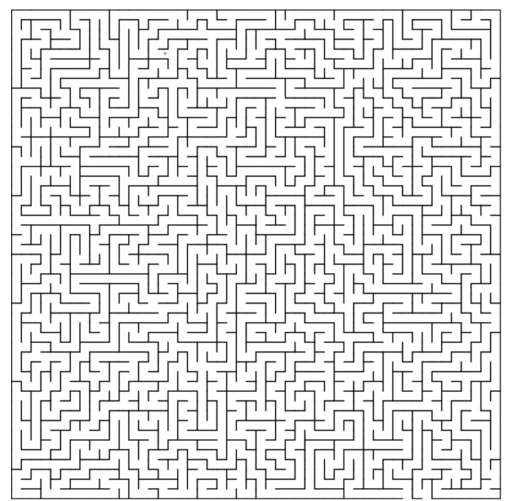
#> input picture path/maze2.jpg, 1048 x 1001 px, found by its file name (shown at 1/2 size)
$ python maze5.py
#> lines starting #> are read from the running program, lines starting #| are printed output that depends on the picture; after the words box and inside, x2 and y2 are one past the last pixel; in counts of white or black regions, pixels touching at a corner belong together; long printed decimals are rounded
import matplotlib.pyplot as plt
import numpy as np
import pandas as pd
from skimage.morphology import skeletonize
import cv2
import time
import heapq
from concurrent.futures import ThreadPoolExecutor
from dataclasses import dataclass
from typing import List, Tuple, Dict, Set
import threading
from queue import PriorityQueue
from collections import defaultdict


@dataclass
class Node:
    x: int
    y: int
    g_cost: float = float('inf')
    h_cost: float = 0
    f_cost: float = float('inf')
    parent: 'Node' = None

class FibonacciHeap:
    def __init__(self):
        self.heap = []

    def push(self, priority, item):
        heapq.heappush(self.heap, (priority, item))

    def pop(self):
        return heapq.heappop(self.heap)[1]

    def empty(self):
        return len(self.heap) == 0


class OptiPathX:
    def __init__(self, maze_map, num_partitions=4):
        self.maze = maze_map
        self.height, self.width = maze_map.shape
        self.num_partitions = num_partitions
        self.partitions = self._create_partitions()
        self.contracted_graphs = self._create_contracted_graphs()

    def _create_partitions(self) -> List[np.ndarray]:
        """Divide maze into partitions for parallel processing"""
        partitions = []
        h_split = self.height // 2
        w_split = self.width // 2

        # Create 4 partitions
        partitions = [
            self.maze[:h_split, :w_split],
            self.maze[:h_split, w_split:],
            self.maze[h_split:, :w_split],
            self.maze[h_split:, w_split:]
        ]
        return partitions

    def _create_contracted_graphs(self) -> List[Dict]:
        """Create contracted hierarchies for each partition"""
        contracted_graphs = []
        for partition in self.partitions:
            # Create boundary nodes for partition
            boundary_nodes = self._find_boundary_nodes(partition)
            # Create contracted graph with important nodes
            contracted = self._contract_graph(partition, boundary_nodes)
            contracted_graphs.append(contracted)
        return contracted_graphs

    def _find_boundary_nodes(self, partition) -> Set[Tuple[int, int]]:
        """Find nodes at partition boundaries"""
        h, w = partition.shape
        boundary_nodes = set()

        # Add nodes at partition edges
        for i in range(h):
            if not partition[i, 0]:
                boundary_nodes.add((i, 0))
            if not partition[i, w-1]:
                boundary_nodes.add((i, w-1))

        for j in range(w):
            if not partition[0, j]:
                boundary_nodes.add((0, j))
            if not partition[h-1, j]:
                boundary_nodes.add((h-1, j))

        return boundary_nodes

    def _contract_graph(self, partition, boundary_nodes) -> Dict:
        """Contract partition graph keeping important nodes"""
        contracted = defaultdict(list)
        for node in boundary_nodes:
            # Find connections to other boundary nodes
            connections = self._find_connections(partition, node, boundary_nodes)
            contracted[node] = connections
        return contracted

    def _find_connections(self, partition, start, boundary_nodes) -> List[Tuple[Tuple[int, int], float]]:
        """Find connections between boundary nodes using modified Dijkstra"""
        connections = []
        distances = defaultdict(lambda: float('inf'))
        distances[start] = 0
        pq = [(0, start)]
        visited = set()

        while pq:
            dist, current = heapq.heappop(pq)
            if current in visited:
                continue

            visited.add(current)
            if current in boundary_nodes and current != start:
                connections.append((current, dist))

            for dx, dy in [(0,1), (1,0), (0,-1), (-1,0)]:
                next_x = current[0] + dx
                next_y = current[1] + dy
                if (0 <= next_x < partition.shape[0] and
                    0 <= next_y < partition.shape[1] and
                    not partition[next_x, next_y] and
                    0 <= next_x < 1000 and 0 <= next_y < 1000):  # Boundary check
                    new_dist = dist + 1
                    if new_dist < distances[(next_x, next_y)]:
                        distances[(next_x, next_y)] = new_dist
                        heapq.heappush(pq, (new_dist, (next_x, next_y)))

        return connections

    def _manhattan_distance(self, p1: Tuple[int, int], p2: Tuple[int, int]) -> float:
        return abs(p1[0] - p2[0]) + abs(p1[1] - p2[1])

    def _euclidean_distance(self, p1: Tuple[int, int], p2: Tuple[int, int]) -> float:
        return np.sqrt((p1[0] - p2[0])**2 + (p1[1] - p2[1])**2)

    def _bidirectional_search(self, start: Tuple[int, int], end: Tuple[int, int]) -> List[Tuple[int, int]]:
        """Perform bidirectional search with Fibonacci heaps"""
        forward_heap = FibonacciHeap()
        backward_heap = FibonacciHeap()

        forward_visited = {}
        backward_visited = {}

        forward_heap.push(0, (start, [start]))
        backward_heap.push(0, (end, [end]))

        meeting_point = None
        best_path_length = float('inf')

        while not (forward_heap.empty() or backward_heap.empty()):
            # Forward search
            current_f, path_f = forward_heap.pop()
            pos_f = path_f[-1]

            if pos_f in backward_visited:
                path_length = len(path_f) + len(backward_visited[pos_f])
                if path_length < best_path_length:
                    best_path_length = path_length
                    meeting_point = pos_f
                    final_path = path_f[:-1] + backward_visited[pos_f][::-1]

            forward_visited[pos_f] = path_f

            # Backward search
            current_b, path_b = backward_heap.pop()
            pos_b = path_b[-1]

            if pos_b in forward_visited:
                path_length = len(forward_visited[pos_b]) + len(path_b)
                if path_length < best_path_length:
                    best_path_length = path_length
                    meeting_point = pos_b
                    final_path = forward_visited[pos_b][:-1] + path_b[::-1]

            backward_visited[pos_b] = path_b

            # Expand nodes
            for dx, dy in [(0,1), (1,0), (0,-1), (-1,0)]:
                # Forward expansion
                new_x_f = pos_f[0] + dx
                new_y_f = pos_f[1] + dy
                if (0 <= new_x_f < self.width and 0 <= new_y_f < self.height and
                    not self.maze[new_y_f, new_x_f] and
                    (new_x_f, new_y_f) not in forward_visited and
                    0 <= new_x_f < 1000 and 0 <= new_y_f < 1000):  # Boundary check
                    new_path_f = path_f + [(new_x_f, new_y_f)]
                    h_cost = self._manhattan_distance((new_x_f, new_y_f), end)
                    forward_heap.push(len(new_path_f) + h_cost, ((new_x_f, new_y_f), new_path_f))

                # Backward expansion
                new_x_b = pos_b[0] + dx
                new_y_b = pos_b[1] + dy
                if (0 <= new_x_b < self.width and 0 <= new_y_b < self.height and
                    not self.maze[new_y_b, new_x_b] and
                    (new_x_b, new_y_b) not in backward_visited and
                    0 <= new_x_b < 1000 and 0 <= new_y_b < 1000):  # Boundary check
                    new_path_b = path_b + [(new_x_b, new_y_b)]
                    h_cost = self._manhattan_distance((new_x_b, new_y_b), start)
                    backward_heap.push(len(new_path_b) + h_cost, ((new_x_b, new_y_b), new_path_b))

        return final_path if meeting_point else []

    def find_path(self, start_point: Tuple[int, int], end_point: Tuple[int, int]) -> Tuple[List[int], List[int]]:
        """Main method to find path using OptiPathX"""
        # Convert points to maze coordinates
        start_x, start_y = start_point
        end_x, end_y = end_point

        # Find path using bidirectional search
        path = self._bidirectional_search((start_x, start_y), (end_x, end_y))

        if not path:
            return [], []

        # Extract x and y coordinates
        path_x = [p[0] for p in path]
        path_y = [p[1] for p in path]

        return path_x, path_y


def find_path_bfs(mapT, start_point, end_point, box_radius=30):
    """Find the path through the maze using BFS."""
    _mapt = np.copy(mapT)
    x1, y1 = end_point
    x0, y0 = start_point


    start_y, start_x = np.where(_mapt[y0-box_radius:y0+box_radius,
                                    x0-box_radius:x0+box_radius]==0)
    start_y += y0-box_radius
    start_x += x0-box_radius
    start_idx = np.argmin(np.sqrt((start_y-y0)**2 + (start_x-y0)**2))
    start_y, start_x = start_y[start_idx], start_x[start_idx]

    end_y, end_x = np.where(_mapt[y1-box_radius:y1+box_radius,
                                x1-box_radius:x1+box_radius]==0)
    end_y += y1-box_radius
    end_x += x1-box_radius
    end_idx = np.argmin(np.sqrt((end_y-y1)**2 + (end_x-x1)**2))
    end_y, end_x = end_y[end_idx], end_x[end_idx]

    # Initialize BFS
    pts_x = [start_x]
    pts_y = [start_y]
    pts_c = [0]
    xmesh, ymesh = np.meshgrid(np.arange(-1,2), np.arange(-1,2))
    ymesh = ymesh.reshape(-1)
    xmesh = xmesh.reshape(-1)
    dst = np.zeros(mapT.shape)


    while True:
        if not pts_x:
            print("No path found!")
            return [], []

        idc = np.argmin(pts_c)
        ct = pts_c.pop(idc)
        x = pts_x.pop(idc)
        y = pts_y.pop(idc)

        ys, xs = np.where(_mapt[y-1:y+2, x-1:x+2] == 0)
        _mapt[ys+y-1, xs+x-1] = ct
        _mapt[y,x] = 9999999
        dst[ys+y-1, xs+x-1] = ct+1

        for new_x, new_y in zip(xs+x-1, ys+y-1):
            if 0 <= new_x < 1000 and 0 <= new_y < 1000:  # Boundary check
                pts_x.append(new_x)
                pts_y.append(new_y)
                pts_c.append(ct+1)

        if np.sqrt((x-end_x)**2 + (y-end_y)**2) < 2:
            break


    path_x = [end_x]
    path_y = [end_y]
    y, x = end_y, end_x

    while True:
        nbh = dst[y-1:y+2, x-1:x+2]
        nbh[1,1] = 9999999
        nbh[nbh==0] = 9999999

        if np.min(nbh) == 9999999:
            break

        idx = np.argmin(nbh)
        y += ymesh[idx]
        x += xmesh[idx]


        if x < 0 or x > 1000 or y < 0 or y > 1000:
            continue

        path_y.append(y)
        path_x.append(x)

        if np.sqrt((x-start_x)**2 + (y-start_y)**2) < 2:
            print('Path found!')
            break

    return path_x, path_y, (start_x, start_y), (end_x, end_y)


def find_path_dijkstra(mapT, start_point, end_point, box_radius=30):
    """Find the path through the maze using Dijkstra's algorithm."""
    _mapt = np.copy(mapT)
    x1, y1 = end_point
    x0, y0 = start_point

    start_y, start_x = np.where(_mapt[y0-box_radius:y0+box_radius,
                                    x0-box_radius:x0+box_radius]==0)
    start_y += y0-box_radius
    start_x += x0-box_radius
    start_idx = np.argmin(np.sqrt((start_y-y0)**2 + (start_x-x0)**2))
    start_y, start_x = start_y[start_idx], start_x[start_idx]

    end_y, end_x = np.where(_mapt[y1-box_radius:y1+box_radius,
                                x1-box_radius:x1+box_radius]==0)
    end_y += y1-box_radius
    end_x += x1-box_radius
    end_idx = np.argmin(np.sqrt((end_y-y1)**2 + (end_x-x1)**2))
    end_y, end_x = end_y[end_idx], end_x[end_idx]


    pq = [(0, start_x, start_y)]
    dst = np.full(mapT.shape, np.inf)
    dst[start_y, start_x] = 0
    xmesh, ymesh = np.meshgrid(np.arange(-1,2), np.arange(-1,2))
    ymesh = ymesh.reshape(-1)
    xmesh = xmesh.reshape(-1)

    while pq:
        ct, x, y = heapq.heappop(pq)

        if np.sqrt((x-end_x)**2 + (y-end_y)**2) < 2:
            break

        for dx, dy in zip(xmesh, ymesh):
            new_x, new_y = x + dx, y + dy
            if 0 <= new_x < 1000 and 0 <= new_y < 1000 and _mapt[new_y, new_x] == 0:  # Boundary check
                new_cost = ct + 1
                if new_cost < dst[new_y, new_x]:
                    dst[new_y, new_x] = new_cost
                    heapq.heappush(pq, (new_cost, new_x, new_y))


    path_x = [end_x]
    path_y = [end_y]
    y, x = end_y, end_x

    while True:
        nbh = dst[y-1:y+2, x-1:x+2]
        nbh[1,1] = np.inf
        nbh[nbh==0] = np.inf

        if np.min(nbh) == np.inf:
            break

        idx = np.argmin(nbh)
        y += ymesh[idx]
        x += xmesh[idx]


        if x < 0 or x > 1000 or y < 0 or y > 1000:
            continue

        path_y.append(y)
        path_x.append(x)

        if np.sqrt((x-start_x)**2 + (y-start_y)**2) < 2:
            print('Path found!')
            break

    return path_x, path_y, (start_x, start_y), (end_x, end_y)


def find_path_astar(mapT, start_point, end_point, box_radius=30):
    """Find the path through the maze using A* algorithm."""
    _mapt = np.copy(mapT)
    x1, y1 = end_point
    x0, y0 = start_point

    # Find closest path points to start and end
    start_y, start_x = np.where(_mapt[y0-box_radius:y0+box_radius,
                                    x0-box_radius:x0+box_radius]==0)
    start_y += y0-box_radius
    start_x += x0-box_radius
    start_idx = np.argmin(np.sqrt((start_y-y0)**2 + (start_x-x0)**2))
    start_y, start_x = start_y[start_idx], start_x[start_idx]

    end_y, end_x = np.where(_mapt[y1-box_radius:y1+box_radius,
                                x1-box_radius:x1+box_radius]==0)
    end_y += y1-box_radius
    end_x += x1-box_radius
    end_idx = np.argmin(np.sqrt((end_y-y1)**2 + (end_x-x1)**2))
    end_y, end_x = end_y[end_idx], end_x[end_idx]


    pq = [(0, start_x, start_y)]
    dst = np.full(mapT.shape, np.inf)
    dst[start_y, start_x] = 0
    xmesh, ymesh = np.meshgrid(np.arange(-1,2), np.arange(-1,2))
    ymesh = ymesh.reshape(-1)
    xmesh = xmesh.reshape(-1)

    while pq:
        ct, x, y = heapq.heappop(pq)

        if np.sqrt((x-end_x)**2 + (y-end_y)**2) < 2:
            break

        for dx, dy in zip(xmesh, ymesh):
            new_x, new_y = x + dx, y + dy
            if 0 <= new_x < 1000 and 0 <= new_y < 1000 and _mapt[new_y, new_x] == 0:  # Boundary check
                new_cost = ct + 1 + np.sqrt((new_x-end_x)**2 + (new_y-end_y)**2)
                if new_cost < dst[new_y, new_x]:
                    dst[new_y, new_x] = new_cost
                    heapq.heappush(pq, (new_cost, new_x, new_y))


    path_x = [end_x]
    path_y = [end_y]
    y, x = end_y, end_x

    while True:
        nbh = dst[y-1:y+2, x-1:x+2]
        nbh[1,1] = np.inf
        nbh[nbh==0] = np.inf

        if np.min(nbh) == np.inf:
            break

        idx = np.argmin(nbh)
        y += ymesh[idx]
        x += xmesh[idx]


        if x < 0 or x > 1000 or y < 0 or y > 1000:
            continue

        path_y.append(y)
        path_x.append(x)

        if np.sqrt((x-start_x)**2 + (y-start_y)**2) < 2:
            print('Path found!')
            break

    return path_x, path_y, (start_x, start_y), (end_x, end_y)


def compare_algorithms(maze_map, start_point, end_point):
    """Compare all pathfinding algorithms"""
    algorithms = {
        "BFS": find_path_bfs,
        "Dijkstra": find_path_dijkstra,
        "A*": find_path_astar,
        "OptiPathX": lambda m, s, e: OptiPathX(m).find_path(s, e)
    }

    results = {}

    for name, algo in algorithms.items():
        start_time = time.time()
        if name == "OptiPathX":
            path_x, path_y = algo(maze_map, start_point, end_point)
            start_maze, end_maze = start_point, end_point
        else:
            path_x, path_y, start_maze, end_maze = algo(maze_map, start_point, end_point)
        end_time = time.time()

        path_length = len(path_x) if path_x else 0
        computation_time = end_time - start_time

        results[name] = {
            "path_x": path_x,
            "path_y": path_y,
            "path_length": path_length,
            "computation_time": computation_time,
            "start_maze": start_maze,
            "end_maze": end_maze
        }

    return results


# Main execution
if __name__ == "__main__":
    # Read and process image
    img_name = 'maze2.jpg'
    rgb_img = plt.imread(img_name)
#> rgb_img is the input picture: shape (1001, 1048, 3); min 0, max 255, mean 225.9
    gray_img = cv2.cvtColor(rgb_img.astype(np.uint8), cv2.COLOR_RGB2GRAY)
    _, thr_img = cv2.threshold(gray_img, 127, 255, cv2.THRESH_BINARY)
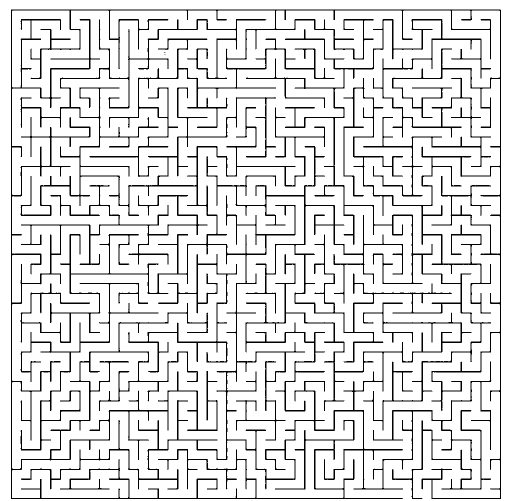
#> thr_img: shape (1001, 1048) (shown at 1/2 size); 88.5% white; 9 black regions (4 under 20 px), largest, box (x1, y1, x2, y2) and area: (22, 19, 1002, 998) 49563, (41, 38, 983, 998) 41400, (413, 38, 982, 861) 22637, (41, 566, 317, 901) 3474, (256, 508, 474, 745) 3203
    skeleton = skeletonize(thr_img > 0)
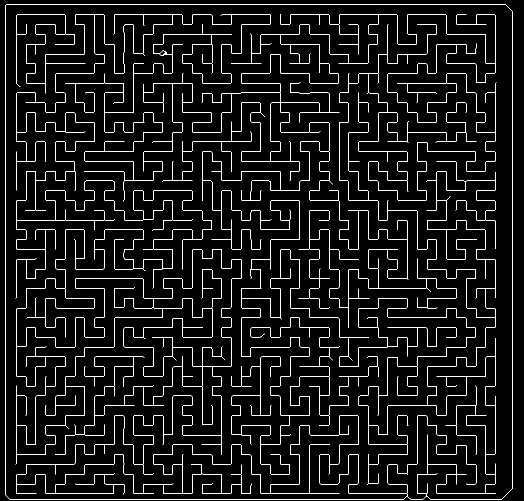
#> skeleton: shape (1001, 1048) bool (shown at 1/2 size); 4.9% white in thin lines or dots
    mapT = ~skeleton
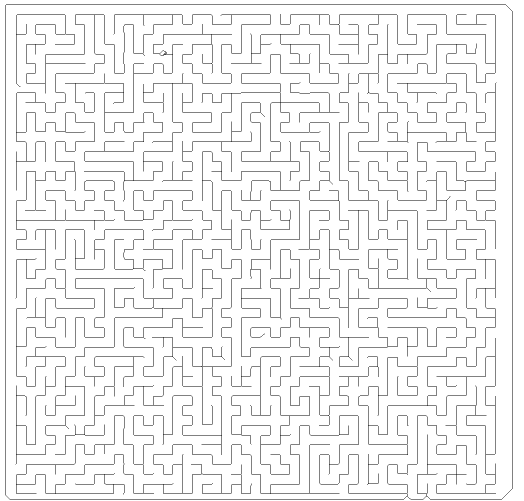
#> mapT: shape (1001, 1048) bool (shown at 1/2 size); 95.1% white; black in thin lines or dots

    # Define start and end points
    start_point = (855, 1000)
    end_point = (810, 1000)

    # Compare algorithms
    results = compare_algorithms(mapT, start_point, end_point)
#> the loop in compare_algorithms, `for name, algo in algorithms.items():` made 4 passes
#> path_length on pass 1: 76
#> path_length on passes 2 to 3: 50, 50
#> after the loop in compare_algorithms, `for name, algo in algorithms.items():`: results = 4 items
#> results = 4 items

    # Visualize results
    colors = {"BFS": 'r-', "Dijkstra": 'g-', "A*": 'b-', "OptiPathX": 'm-'}

    for name, result in results.items():
        plt.figure(figsize=(14,14))
        plt.imshow(rgb_img)
        if result["path_x"] and result["path_y"]:
            plt.plot(result["path_x"], result["path_y"], colors[name],
                    linewidth=3,
                    label=f'{name} (Length: {result["path_length"]}, Time: {result["computation_time"]:.3f}s)')
        plt.plot(start_point[0], start_point[1], 'go', markersize=10, label='Start')
        plt.plot(end_point[0], end_point[1], 'ro', markersize=10, label='End')
        plt.title(f"Maze Solution - {name}")
        plt.legend()
        plt.show()
#> this loop made 4 passes
#> name on passes 1 to 4: 'BFS', 'Dijkstra', 'A*', 'OptiPathX'
#> pass 1, `plt.show()`:
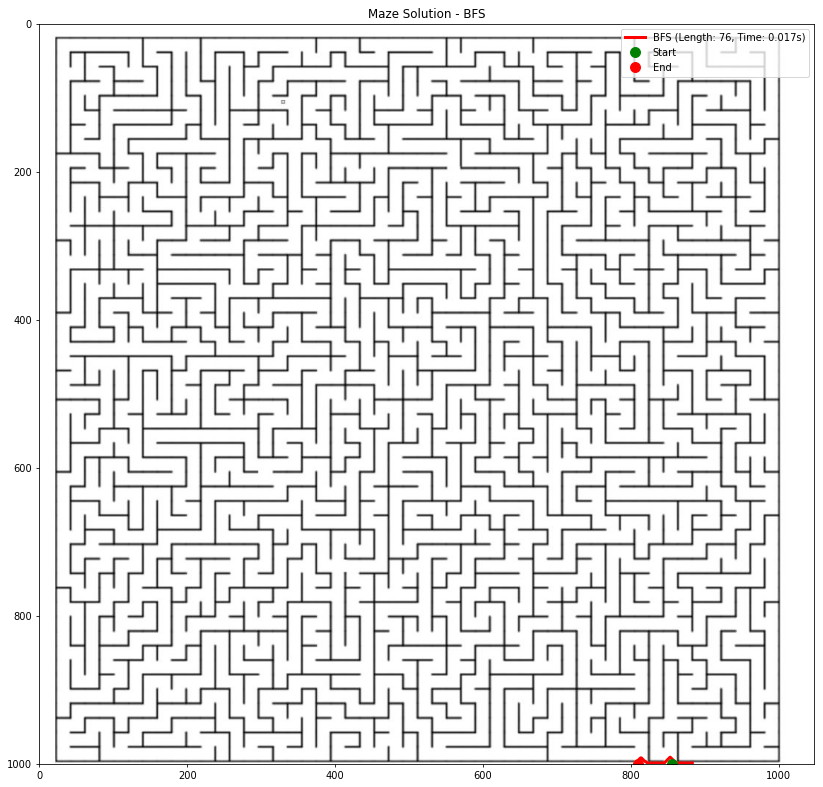
#> figure drawn by matplotlib, 1 panel

    # Create comparison table
    metrics_df = pd.DataFrame({name: {
        'Path Length': results[name]['path_length'],
        'Computation Time (s)': results[name]['computation_time']
    } for name in results}).T
#> metrics_df = table of 4 rows and 2 columns

    print("\nAlgorithm Comparison:")
    print(metrics_df)
#|            Path Length  Computation Time (s)
#| BFS               76.0              0.01708
#| Dijkstra          50.0              0.01719
#| A*                50.0              0.01269
#| OptiPathX          0.0              0.09375
